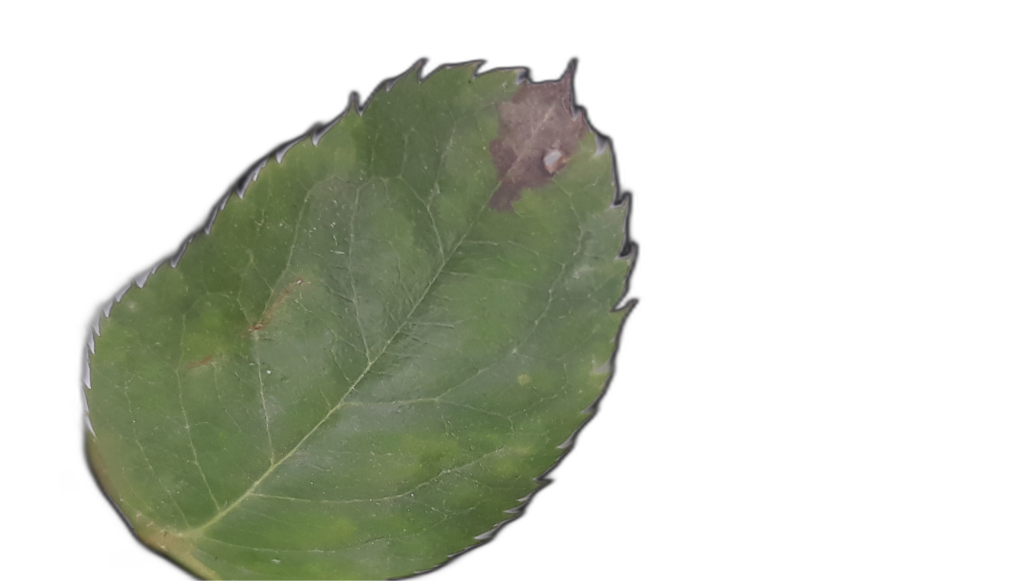
#> input picture common/Dataset/Black Spot Leaves/20241104_104203.png, 1032 x 581 px
$ python -i cls_common.py   (imports and definitions only)
#> lines starting #> are read from the running program, lines starting #| are printed output that depends on the picture
"""Shared helpers for the stage-2 leaf classifier comparison (v7_leafid/cls).

Images: RGBA leaf cutouts (common/Dataset for training, v7 leaf_search crops for inference) are letterboxed on a
neutral gray square (SIZE px). Training variants imitate the cube crops: shrunk to 40-150 px then upscaled, blur,
brightness/contrast/saturation jitter. Progress of all stages goes to progress.json / progress.md (open the .md in
JupyterLab: right click -> Open With -> Markdown Preview).

Variants (env CLS_VARIANT): "" = leaf cutouts on gray (data/, runs/, progress.md);
"bbox" = square box crops WITH real background (data_bbox/, runs_bbox/, progress_bbox.md);
"bbox_real" = bbox + reviewed real cube leaves as Fresh (data_bbox_real/, runs_bbox_real/, see real_prep.py). In the bbox variant the
training leaf is pasted on a patch of a real cube photo (common/real_images_cube + rose_real 1,2; the camfix photos used
for the real-crop check are NOT used) and the whole patch is degraded, imitating a box crop around a stage-1 leaf.
"""
import os
import sys
import json
import time
from pathlib import Path

sys.path.insert(0, str(Path(__file__).resolve().parents[3] / "common"))
import paths  # noqa: E402  shared paths + opencv workaround (before cv2/ultralytics)

import numpy as np  # noqa: E402
from PIL import Image, ImageFilter, ImageEnhance  # noqa: E402

CLS = paths.V7 / "cls"
VARIANT = os.environ.get("CLS_VARIANT", "")
SUF = f"_{VARIANT}" if VARIANT else ""
DATA = CLS / f"data{SUF}"
RUNS = CLS / f"runs{SUF}"
BOX_SCALE = 1.25          # bbox variant: square side = BOX_SCALE x leaf long side
NAMES = paths.CLASS_NAMES
SHORT = [n.split()[0] for n in NAMES]
SIZE = 224
GRAY = (128, 128, 128)
V7_RUN = paths.V7 / "runs" / "real_images_camfix_20261014_005116"     # stage-1 output used for the real-crop check


def load_rgba(path):
    im = Image.open(path).convert("RGBA")
#> im is the input picture: PIL image 1032x581 RGBA; mean R, G, B, A 37.1, 41.5, 29.3, 90.2
    bb = im.getchannel("A").point(lambda v: 255 if v > 16 else 0).getbbox()
#> bb = (78, 56, 641, 581)
    return im.crop(bb) if bb else im
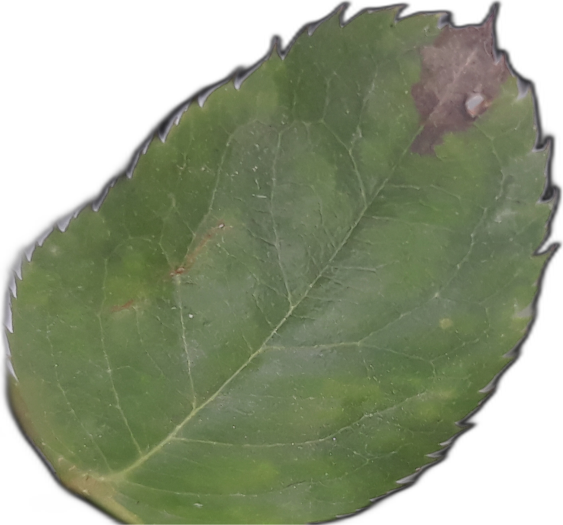
#> returned value: PIL image 563x525 RGBA; mean R, G, B, A 75.2, 84.3, 59.4, 183; transparent parts drawn white


# [33 lines left out: functions compose, degrade, metrics, not called in this run]


def folder_items(split):
    return [(p, ci) for ci, c in enumerate(NAMES) for p in sorted((DATA / split / c).glob("*.jpg"))]


def v7_crops():
    return sorted((V7_RUN / "crops").glob("*/*.png"))


# [33 lines left out: functions v7_items, v7_hold, gray_world, square_crop, not called in this run]


def to_input(pil, size=SIZE):
    return pil.resize((size, size), Image.LANCZOS if pil.width > size else Image.BILINEAR)


class Progress:
    """Stage status + last lines -> progress.json / progress.md (re-read each update so stages can run separately)."""
    J, M = CLS / f"progress{SUF}.json", CLS / f"progress{SUF}.md"
    ORDER = ["download", "export_bbox", "bg_size", "render", "yolo11s_cls", "effnetv2s", "dinov2_vits14", "compare"]

    # [49 lines left out: functions log, save_v7_sheet, not called in this run]

>>> result = load_rgba('../../../common/Dataset/Black Spot Leaves/20241104_104203.png')

$ run again, on common/Dataset/Fresh Leaves/20241104_104133.png
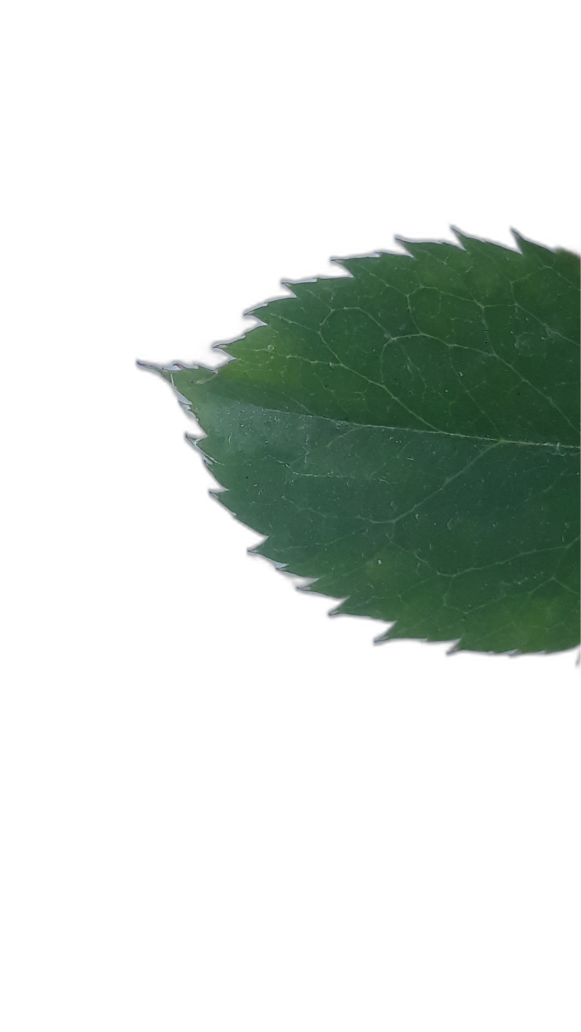
#> input picture common/Dataset/Fresh Leaves/20241104_104133.png, 581 x 1032 px
#> in load_rgba, im is the input picture: PIL image 581x1032 RGBA; mean R, G, B, A 11.7, 19.2, 14, 55.5
#> bb = (135, 224, 581, 668)
#> in load_rgba, `return im.crop(bb) if bb else im`:
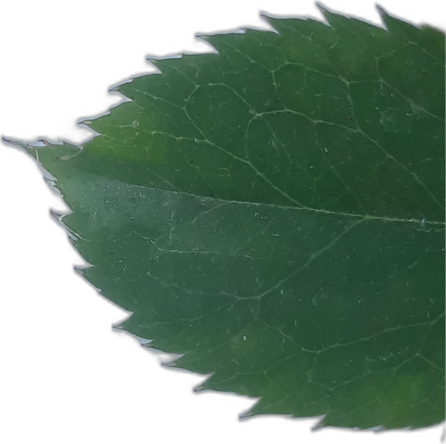
#> returned value: PIL image 446x444 RGBA; mean R, G, B, A 35.5, 58.2, 42.3, 168.2; transparent parts drawn white

$ run again, on common/Dataset/Fresh Leaves/20241104_115911.png
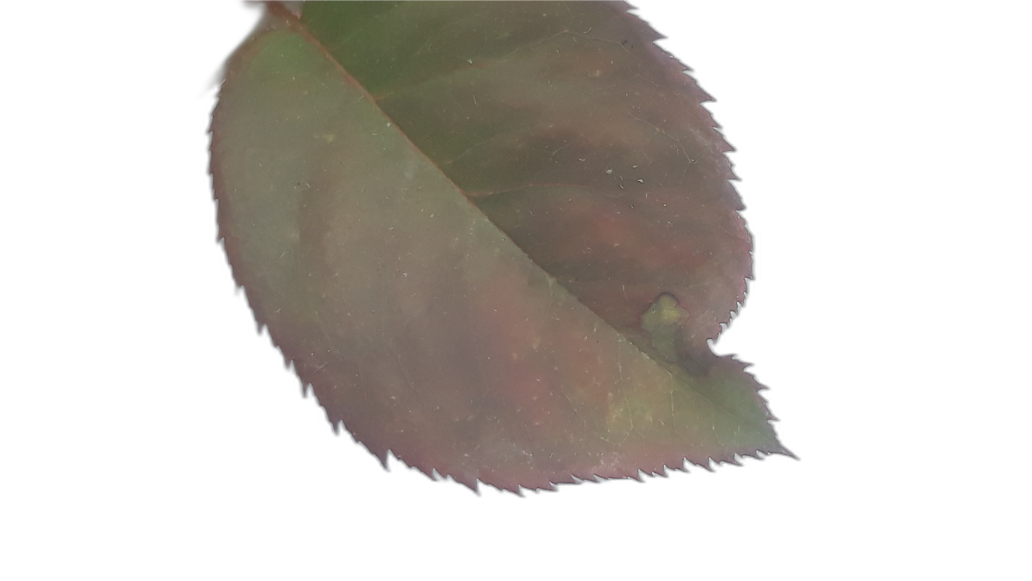
#> input picture common/Dataset/Fresh Leaves/20241104_115911.png, 1032 x 581 px
#> in load_rgba, im is the input picture: PIL image 1032x581 RGBA; mean R, G, B, A 44.8, 40.5, 35.3, 95.1
#> bb = (205, 0, 801, 498)
#> in load_rgba, `return im.crop(bb) if bb else im`:
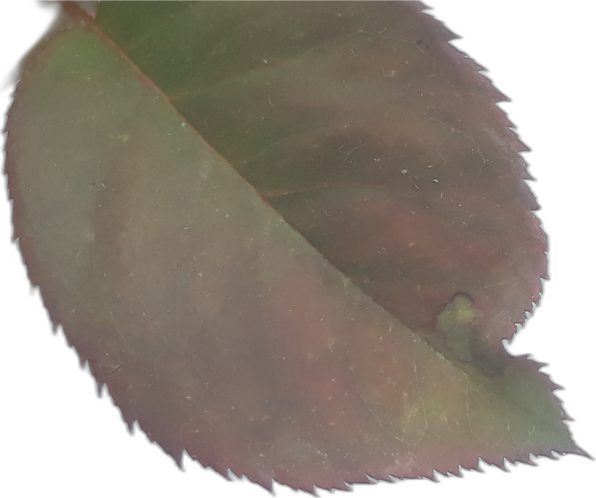
#> returned value: PIL image 596x498 RGBA; mean R, G, B, A 90.6, 81.9, 71.2, 192.1; transparent parts drawn white

$ run again, on common/Dataset/Hole Leaves/20241104_115852.png
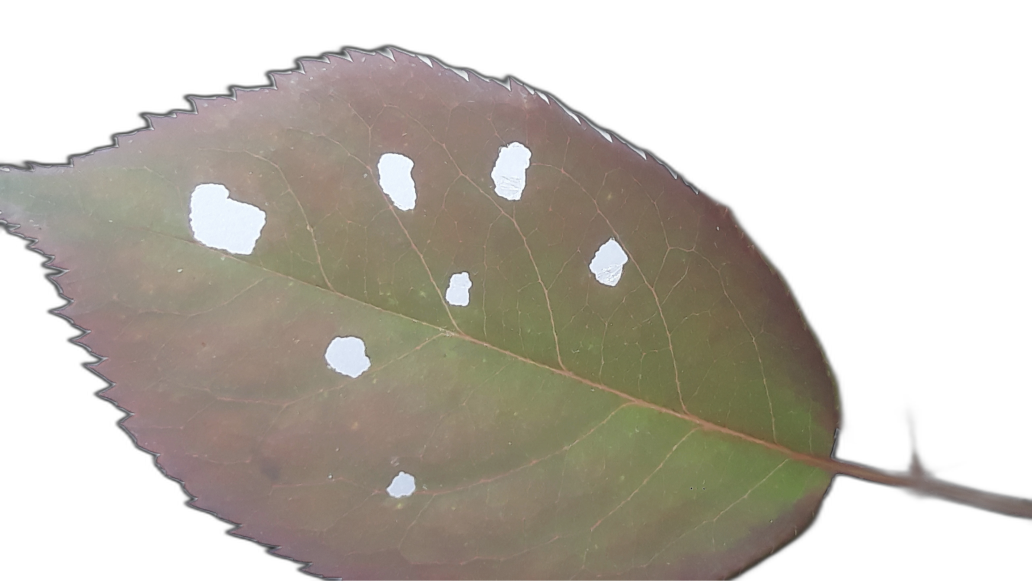
#> input picture common/Dataset/Hole Leaves/20241104_115852.png, 1032 x 581 px
#> in load_rgba, im is the input picture: PIL image 1032x581 RGBA; mean R, G, B, A 77.4, 72, 63, 139.5
#> bb = (0, 43, 1032, 581)
#> in load_rgba, `return im.crop(bb) if bb else im`:
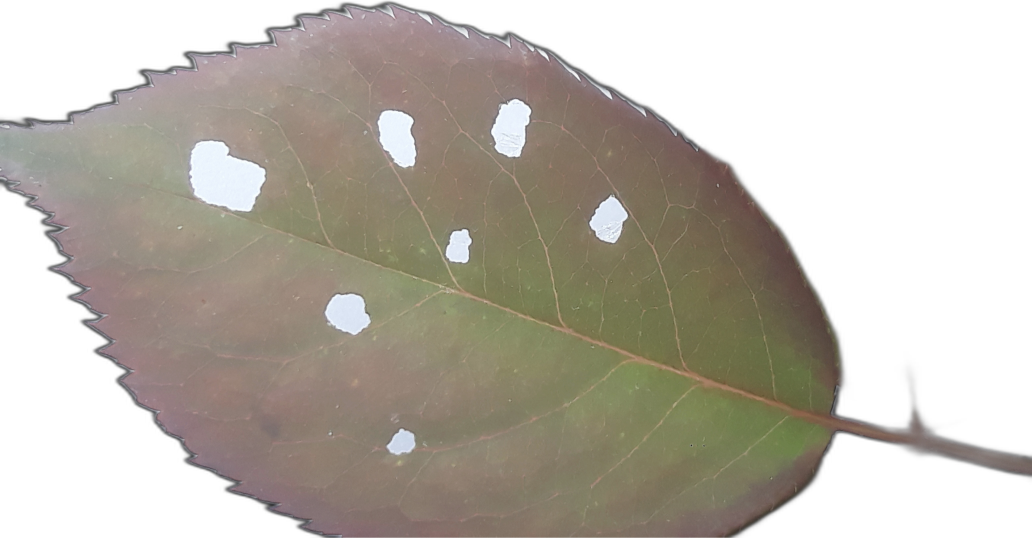
#> returned value: PIL image 1032x538 RGBA; mean R, G, B, A 83.5, 77.8, 68.1, 150.6; transparent parts drawn white
